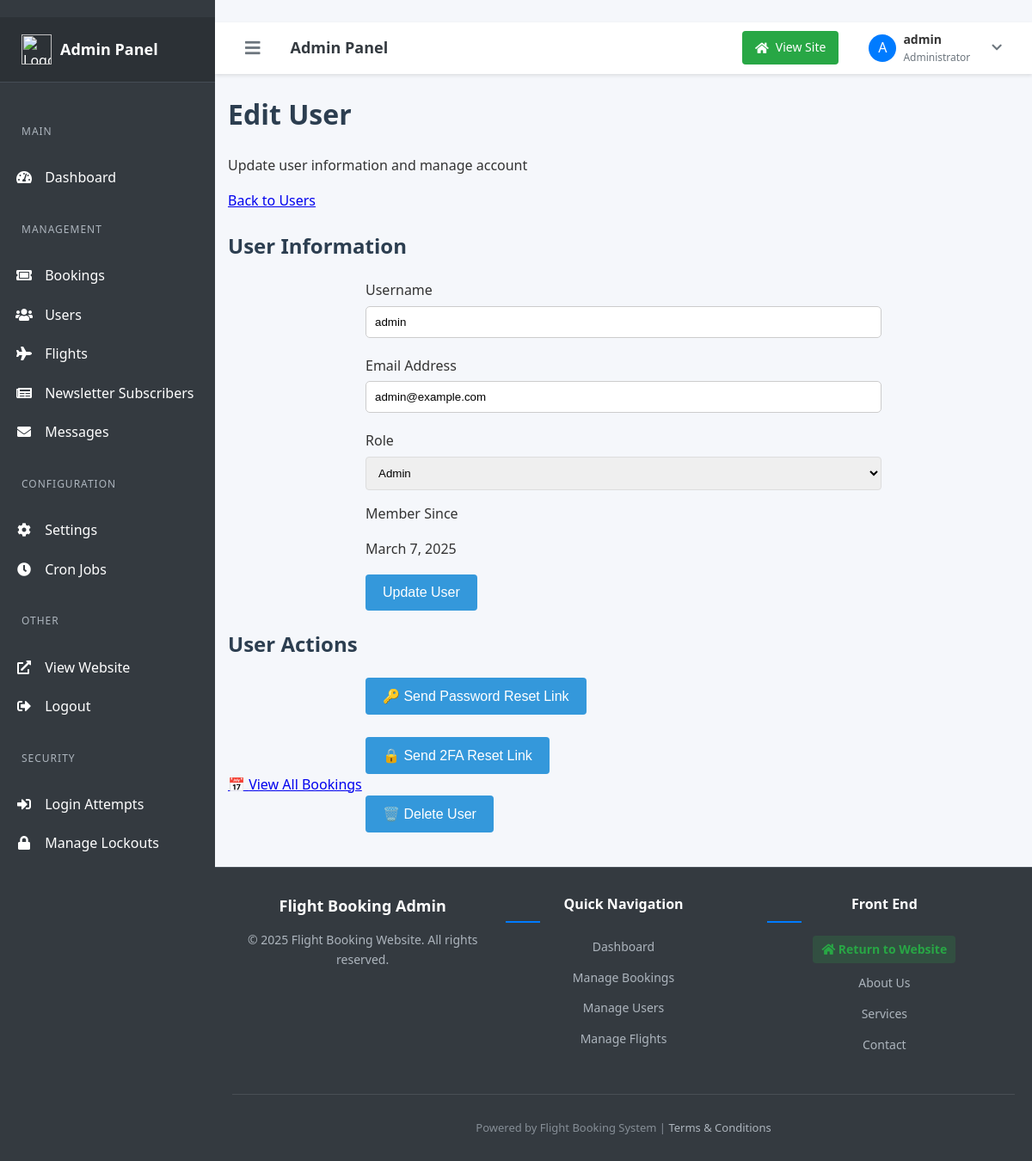
The page /admin/edit-user.php?id=1 (signed in) on the database its author committed.
### tables this page shows
CREATE TABLE users (
    id INT AUTO_INCREMENT PRIMARY KEY,
    username VARCHAR(50) NOT NULL UNIQUE,
    email VARCHAR(100) NOT NULL UNIQUE,
    password VARCHAR(255) NOT NULL,
    role ENUM('user', 'admin') DEFAULT 'user',
    two_factor_secret VARCHAR(255) NULL,
    two_factor_enabled TINYINT(1) NOT NULL DEFAULT 0,
    failed_login_attempts INT DEFAULT 0,
    lockout_until DATETIME NULL,
    last_login_at DATETIME NULL,
    reset_token VARCHAR(100) NULL,
    token_expiry DATETIME NULL,
    admin_reset BOOLEAN DEFAULT 0,
    twofa_reset_token VARCHAR(100) NULL,
    twofa_reset_expiry DATETIME NULL,
    admin_2fa_reset BOOLEAN DEFAULT 0,
    deletion_requested DATETIME NULL,
    deletion_token VARCHAR(64) NULL,
    created_at TIMESTAMP DEFAULT CURRENT_TIMESTAMP,
    updated_at TIMESTAMP DEFAULT CURRENT_TIMESTAMP ON UPDATE CURRENT_TIMESTAMP
);

### classes/User.php (called while the page is built, shortened)
<?php
class User
{
    protected $db;
    public function __construct($database)
    {
        $this->db = $database;
    }
    public function getUserById($id)
    {
        $stmt = $this->db->prepare("SELECT id, username, email, role, two_factor_enabled, created_at, deletion_requested FROM users WHERE id = ?");
        $stmt->execute([$id]);
        return $stmt->fetch(\PDO::FETCH_ASSOC);
    }
}

### admin/edit-user.php (the view, shortened to what this page needs)
<?php
require_once '../inc/db.php';
require_once '../classes/User.php';
$userId = $_GET['id'] ?? null;
try {
    $userObj = new User($pdo);
    $user = $userObj->getUserById($userId);
} catch (Exception $e) {
    $error = "Error: " . $e->getMessage();
}
include 'includes/header.php';
?>
<div class="container mx-auto px-4 py-6">
    <div class="mb-6 flex justify-between items-center">
        <div>
            <h1 class="text-2xl font-bold text-gray-800 mb-2">Edit User</h1>
            <p class="text-gray-600">Update user information and manage account</p>
        </div>
        <div>
            <a href="users.php" class="inline-flex items-center px-4 py-2 bg-gray-100 hover:bg-gray-200 text-gray-800 rounded-md transition-colors">
                Back to Users
            </a>
        </div>
    </div>
    <div class="grid grid-cols-1 lg:grid-cols-3 gap-6">
        <div class="lg:col-span-2">
            <div class="bg-white rounded-lg shadow-md overflow-hidden">
                <div class="p-6">
                    <h2 class="text-xl font-semibold mb-4">User Information</h2>
                    <form action="" method="POST">
                        <div class="space-y-4">
                            <div>
                                <label for="username" class="block text-sm font-medium text-gray-700 mb-1">Username</label>
                                <input type="text" id="username" name="username" value="<?php echo htmlspecialchars($user['username']); ?>" class="block w-full px-3 py-2 border border-gray-300 rounded-md shadow-sm focus:outline-none focus:ring-blue-500 focus:border-blue-500" required>
                            </div>
                            <div>
                                <label for="email" class="block text-sm font-medium text-gray-700 mb-1">Email Address</label>
                                <input type="email" id="email" name="email" value="<?php echo htmlspecialchars($user['email']); ?>" class="block w-full px-3 py-2 border border-gray-300 rounded-md shadow-sm focus:outline-none focus:ring-blue-500 focus:border-blue-500" required>
                            </div>
                            <div>
                                <label for="role" class="block text-sm font-medium text-gray-700 mb-1">Role</label>
                                <select id="role" name="role" class="block w-full px-3 py-2 border border-gray-300 rounded-md shadow-sm focus:outline-none focus:ring-blue-500 focus:border-blue-500">
                                    <option value="admin" <?php echo $user['role'] === 'admin' ? 'selected' : ''; ?>>Admin</option>
                                </select>
                            </div>
                            <div>
                                <label class="block text-sm font-medium text-gray-700 mb-1">Member Since</label>
                                <p class="px-3 py-2 border border-gray-200 bg-gray-50 rounded-md"><?php echo date('F j, Y', strtotime($user['created_at'])); ?></p>
                            </div>
                        </div>
                        <div class="mt-6 flex justify-end">
                            <button type="submit" class="px-4 py-2 bg-blue-600 hover:bg-blue-700 text-white rounded-md shadow transition-colors">
                                Update User
                            </button>
                        </div>
                    </form>
                </div>
            </div>
        </div>
        <div class="lg:col-span-1">
            <div class="bg-white rounded-lg shadow-md overflow-hidden">
                <div class="p-6">
                    <h2 class="text-xl font-semibold mb-4">User Actions</h2>
                    <div class="space-y-3">
                        <form action="admin-reset-password.php" method="POST">
                            <button type="submit"
                                class="w-full text-left px-4 py-2 bg-gray-50 hover:bg-gray-100 rounded-md transition-colors flex items-center">
                                <span class="mr-2 text-gray-600 inline-block w-5 h-5">🔑</span>
                                Send Password Reset Link
                            </button>
                        </form>
                        <br>
                        <form action="admin-reset-2fa.php" method="POST">
                            <button type="submit"
                                class="w-full text-left px-4 py-2 bg-gray-50 hover:bg-gray-100 rounded-md transition-colors flex items-center">
                                <span class="mr-2 text-gray-600 inline-block w-5 h-5">🔒</span>
                                Send 2FA Reset Link
                            </button>
                        </form>
                        <a href="view-bookings.php?user_id=<?php echo $userId; ?>"
                            class="w-full text-left px-4 py-2 bg-gray-50 hover:bg-gray-100 rounded-md transition-colors flex items-center block">
                            <span class="mr-2 text-gray-600 inline-block w-5 h-5">📅</span>
                            View All Bookings
                        </a>
                        <form action="" method="POST"
                            onsubmit="return confirm('Are you sure you want to delete this user? This action cannot be undone.');">
                            <button type="submit" name="delete_user"
                                class="w-full text-left px-4 py-2 bg-red-50 hover:bg-red-100 text-red-700 rounded-md transition-colors flex items-center">
                                <span class="mr-2 text-red-600 inline-block w-5 h-5">🗑️</span>
                                Delete User
                            </button>
                        </form>
                    </div>
                </div>
            </div>
        </div>
    </div>
</div>
<?php include 'includes/footer.php'; ?>

### assets/css/main.css (style rules this page uses)
body { font-family: Arial, sans-serif; line-height: 1.6; margin: 0; padding: 0; color: #333; background-color: #f9f9f9; }
.container { width: 90%; max-width: 1200px; margin: 0 auto; padding: 20px; }
h1, h2, h3 { color: #2c3e50; }
button { background: #007bff; color: #fff; border: none; padding: 10px 15px; cursor: pointer; }
input[type="text"], input[type="email"], input[type="password"], select { width: 100%; padding: 10px; margin: 5px 0 20px 0; border: 1px solid #ccc; border-radius: 5px; }
form { max-width: 600px; margin: 0 auto; }
input, select, textarea { width: 100%; padding: 10px; margin-bottom: 15px; border: 1px solid #ddd; border-radius: 4px; box-sizing: border-box; }
button[type="submit"] { background-color: #3498db; color: white; padding: 12px 20px; border: none; border-radius: 4px; cursor: pointer; font-size: 16px; }

### assets/css/admin.css (style rules this page uses)
body { background-color: #f4f4f4; font-family: Arial, sans-serif; }

### assets/css/responsive.css (style rules this page uses)
html { box-sizing: border-box; }
*, *::before, *::after { box-sizing: inherit; }
body { margin: 0; font-family: Arial, sans-serif; }
.container { width: 100%; max-width: 1200px; margin: 0 auto; padding: 0 15px; }

### admin/includes/header.php (style rules this page uses)
body { font-family: 'Segoe UI', Tahoma, Geneva, Verdana, sans-serif; background-color: #f5f7fb; margin: 0; padding: 0; color: #333; }

### rows shown on the page
users: username "admin", email "admin@example.com", role "Admin", created_at "March 7, 2025"

### other values the page prints
$firstLetter "A"
$_SESSION['username'] "admin"
